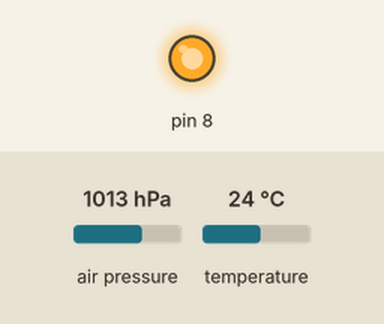
Simulated run of this sketch. Board: Arduino Uno, built for the host (arithmetic inside an expression is 32-bit, double 64-bit). Shown: output pins drawn as LEDs (lit = HIGH). Wiring (inferred from the names in the program): BMP180 pressure sensor at I2C address 0x77. The test bench sets the inputs (shaded band); at power-on: air pressure 1013 hPa, temperature 24 °C. Storage starts empty; an integer division by zero does not stop the program and gives all ones (-1); what the sketch prints to the serial monitor is not drawn.

Above: at 0.1 s.
At 1.1 s:
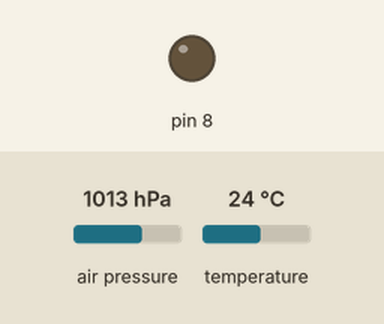
Timing chart, 0 to 2.6 s (numbered marks = the images above):
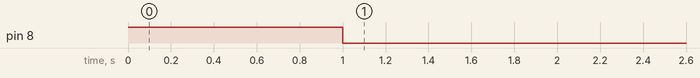

The sketch:

Pressure.ino
```cpp
#include <Wire.h>
#include <BMP085.h>
#include <SD.h>


BMP085 bmp;
void setup() {
  pinMode(8,OUTPUT);
  digitalWrite(8,HIGH);
  Serial.begin(250000);
  if (!bmp.begin(0)) {

	Serial.println("Could not find a valid BMP085 sensor, check wiring!");
      delay(1000);
	digitalWrite(8,LOW);
  }
  else{
    if (!SD.begin(6)) {
    Serial.println("Card failed, or not present");
    // don't do anything more:
    return;
    digitalWrite(8,LOW);
  }
  Serial.println("card initialized.");
}
    delay(500);
    bmp.calibrate();
    delay(500);
    Serial.println("BMP085 initialized and ready");
    delay(500);

  File dataFile = SD.open("datalog.txt", FILE_WRITE);
    Serial.print("BMP");
    Serial.print(" ");
    Serial.println("millis");
    dataFile.print(bmp.calcpressureheight());
    dataFile.print(" ");
    dataFile.println(millis());
    dataFile.close();
}
void loop() {
    File dataFile = SD.open("datalog.txt", FILE_WRITE);
    Serial.print(bmp.calcpressureheight());
    Serial.print(" ");
    Serial.println(millis());
    dataFile.print(bmp.calcpressureheight());
    dataFile.print(" ");
    dataFile.println(millis());
    dataFile.close();
}
```

BMP085.cpp
```cpp
#include "BMP085.h"

BMP085::BMP085()
{

}


boolean BMP085::begin(uint8_t mode) {
  if (mode > BMP085_ULTRAHIGHRES)
    mode = BMP085_ULTRAHIGHRES;
  oversampling = mode;

  Wire1.begin();
  count = 0;
  if (read8(0xD0) != 0x55) return false;

  /* read calibration data */
  ac1 = read16(BMP085_CAL_AC1);
  ac2 = read16(BMP085_CAL_AC2);
  ac3 = read16(BMP085_CAL_AC3);
  ac4 = read16(BMP085_CAL_AC4);
  ac5 = read16(BMP085_CAL_AC5);
  ac6 = read16(BMP085_CAL_AC6);

  b1 = read16(BMP085_CAL_B1);
  b2 = read16(BMP085_CAL_B2);

  mb = read16(BMP085_CAL_MB);
  mc = read16(BMP085_CAL_MC);
  md = read16(BMP085_CAL_MD);


  return true;
}

int32_t BMP085::computeB5(int32_t UT) {
  int32_t X1 = (UT - (int32_t)ac6) * ((int32_t)ac5) >> 15;
  int32_t X2 = ((int32_t)mc << 11) / (X1+(int32_t)md);
  return X1 + X2;
}

uint16_t BMP085::readRawTemperature(void) {
  write8(BMP085_CONTROL, BMP085_READTEMPCMD);
  delay(5);
  UT= read16(BMP085_TEMPDATA);
  return UT;
}

uint32_t BMP085::readRawPressure(void) {
  uint32_t raw;

  write8(BMP085_CONTROL, BMP085_READPRESSURECMD + (oversampling << 6));

  if (oversampling == BMP085_ULTRALOWPOWER)
    delay(5);
  else if (oversampling == BMP085_STANDARD)
    delay(8);
  else if (oversampling == BMP085_HIGHRES)
    delay(14);
  else
    delay(26);

  raw = read16(BMP085_PRESSUREDATA);

  raw <<= 8;
  raw |= read8(BMP085_PRESSUREDATA+2);
  raw >>= (8 - oversampling);
  return raw;
}


int32_t BMP085::readPressure(void) {
  int32_t  UP, B3,  B6, X1, X2, X3, p;
  uint32_t B4, B7;

  UP = readRawPressure();
  B6 = B5 - 4000;
  X1 = ((int32_t)b2 * ( (B6 * B6)>>12 )) >> 11;
  X2 = ((int32_t)ac2 * B6) >> 11;
  X3 = X1 + X2;
  B3 = ((((int32_t)ac1*4 + X3) << oversampling) + 2) / 4;

  X1 = ((int32_t)ac3 * B6) >> 13;
  X2 = ((int32_t)b1 * ((B6 * B6) >> 12)) >> 16;
  X3 = ((X1 + X2) + 2) >> 2;
  B4 = ((uint32_t)ac4 * (uint32_t)(X3 + 32768)) >> 15;
  B7 = ((uint32_t)UP - B3) * (uint32_t)( 50000UL >> oversampling );

  if (B7 < 0x80000000) {
    p = (B7 * 2) / B4;
  } else {
    p = (B7 / B4) * 2;
  }
  X1 = (p >> 8) * (p >> 8);
  X1 = (X1 * 3038) >> 16;
  X2 = (-7357 * p) >> 16;

  p = p + ((X1 + X2 + (int32_t)3791)>>4);
  return p;
}


float BMP085::readTemperature(void) {

  float temp;

  UT = readRawTemperature();
  B5 = computeB5(UT);
  temp = (B5+8) >> 4;
  temp /= 10;

  return temp;
}

void BMP085::calibrate(){
  long pressure1 = 0;
  float gp[1000],t;
  for (int i=0;i<1000;i++)
  {
    t = readTemperature();
    gp[i] = readPressure();
  }
  for(int i = 0; i<1000;i++)
  {
    pressure1 = pressure1 + gp[i];
  }
  gpressure = pressure1 / 1000;
}
float BMP085::calcpressureheight(void)
{
  if(count==0)
  {
    temperature = readTemperature();
    pressure = readPressure();
  }
  else
  {
    pressure = readPressure();
    if(count==4)
    {
      count = 0;
    }
  }
  height = (float)44330*((float)1-(float)(pow(((float)pressure/(float)gpressure),((float)1/5.255))));
}

uint8_t BMP085::read8(uint8_t a) {
  uint8_t ret;

  Wire1.beginTransmission(BMP085_I2CADDR);
  Wire1.write(a);
  Wire1.requestFrom(BMP085_I2CADDR, 1);
  ret = Wire1.read();
  Wire1.endTransmission();

  return ret;
}

uint16_t BMP085::read16(uint8_t a) {
  uint16_t ret;

  Wire1.beginTransmission(BMP085_I2CADDR);
  Wire1.write(a);
  Wire1.endTransmission();
  Wire1.beginTransmission(BMP085_I2CADDR);
  Wire1.requestFrom(BMP085_I2CADDR, 2);

  ret = Wire1.read();
  ret <<= 8;
  ret |= Wire1.read();

  Wire1.endTransmission();

  return ret;
}

void BMP085::write8(uint8_t a, uint8_t d) {
  Wire1.beginTransmission(BMP085_I2CADDR);
  Wire1.write(a);
  Wire1.write(d);
  Wire1.endTransmission();
}
```

BMP085.h
```cpp
#ifndef BMP085_H
#define BMP085_H
#include "Arduino.h"
#include "Wire.h"

#define BMP085_I2CADDR 0x77

#define BMP085_ULTRALOWPOWER 0
#define BMP085_STANDARD      1
#define BMP085_HIGHRES       2
#define BMP085_ULTRAHIGHRES  3
#define BMP085_CAL_AC1           0xAA
#define BMP085_CAL_AC2           0xAC
#define BMP085_CAL_AC3           0xAE
#define BMP085_CAL_AC4           0xB0
#define BMP085_CAL_AC5           0xB2
#define BMP085_CAL_AC6           0xB4
#define BMP085_CAL_B1            0xB6
#define BMP085_CAL_B2            0xB8
#define BMP085_CAL_MB            0xBA
#define BMP085_CAL_MC            0xBC
#define BMP085_CAL_MD            0xBE

#define BMP085_CONTROL           0xF4
#define BMP085_TEMPDATA          0xF6
#define BMP085_PRESSUREDATA      0xF6
#define BMP085_READTEMPCMD          0x2E
#define BMP085_READPRESSURECMD            0x34


class BMP085 {
 public:
  BMP085();
  boolean begin(uint8_t mode = BMP085_ULTRALOWPOWER);  // by default go standard
  void calibrate(void);
  float readTemperature(void);
  int32_t readPressure(void);
  uint16_t readRawTemperature(void);
  uint32_t readRawPressure(void);
  float calcpressureheight(void);


 private:

 int32_t computeB5(int32_t UT);
  uint8_t read8(uint8_t addr);
  uint16_t read16(uint8_t addr);
  void write8(uint8_t addr, uint8_t data);

  int count;
  uint8_t oversampling;
  int16_t ac1, ac2, ac3, b1, b2, mb, mc, md;
  uint16_t ac4, ac5, ac6;
  int32_t UT,B5,pressure,gpressure;
  float height, temperature ;
};


#endif
```
